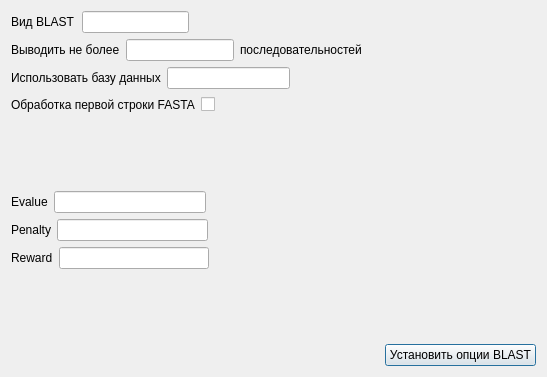
<?xml version="1.0" encoding="UTF-8"?>
<ui version="4.0">
 <class>OptionsDialog</class>
 <widget class="QDialog" name="OptionsDialog">
  <property name="geometry">
   <rect>
    <x>0</x>
    <y>0</y>
    <width>547</width>
    <height>377</height>
   </rect>
  </property>
  <property name="windowTitle">
   <string>Настройка опций BLAST</string>
  </property>
  <layout class="QHBoxLayout" name="horizontalLayout_17">
   <item>
    <layout class="QVBoxLayout" name="verticalLayout_8">
     <item>
      <layout class="QVBoxLayout" name="verticalLayout_5">
       <item>
        <layout class="QHBoxLayout" name="horizontalLayout_5"/>
       </item>
       <item>
        <layout class="QHBoxLayout" name="horizontalLayout_16">
         <item>
          <widget class="QLabel" name="label_15">
           <property name="text">
            <string>Вид BLAST</string>
           </property>
          </widget>
         </item>
         <item>
          <widget class="QLineEdit" name="programLineEdit"/>
         </item>
         <item>
          <spacer name="horizontalSpacer">
           <property name="orientation">
            <enum>Qt::Horizontal</enum>
           </property>
           <property name="sizeHint" stdset="0">
            <size>
             <width>40</width>
             <height>20</height>
            </size>
           </property>
          </spacer>
         </item>
         <item>
          <spacer name="horizontalSpacer_18">
           <property name="orientation">
            <enum>Qt::Horizontal</enum>
           </property>
           <property name="sizeHint" stdset="0">
            <size>
             <width>308</width>
             <height>20</height>
            </size>
           </property>
          </spacer>
         </item>
        </layout>
       </item>
       <item>
        <layout class="QHBoxLayout" name="horizontalLayout_10">
         <item>
          <widget class="QLabel" name="label_9">
           <property name="text">
            <string>Выводить не более</string>
           </property>
          </widget>
         </item>
         <item>
          <widget class="QLineEdit" name="hitlistSizeButton"/>
         </item>
         <item>
          <widget class="QLabel" name="label_10">
           <property name="text">
            <string>последовательностей</string>
           </property>
          </widget>
         </item>
         <item>
          <spacer name="horizontalSpacer_13">
           <property name="orientation">
            <enum>Qt::Horizontal</enum>
           </property>
           <property name="sizeHint" stdset="0">
            <size>
             <width>40</width>
             <height>20</height>
            </size>
           </property>
          </spacer>
         </item>
         <item>
          <spacer name="horizontalSpacer_12">
           <property name="orientation">
            <enum>Qt::Horizontal</enum>
           </property>
           <property name="sizeHint" stdset="0">
            <size>
             <width>40</width>
             <height>20</height>
            </size>
           </property>
          </spacer>
         </item>
        </layout>
       </item>
       <item>
        <layout class="QHBoxLayout" name="horizontalLayout_8">
         <item>
          <widget class="QLabel" name="label_7">
           <property name="text">
            <string>Использовать базу данных</string>
           </property>
          </widget>
         </item>
         <item>
          <widget class="QLineEdit" name="databaseLineEdit"/>
         </item>
         <item>
          <spacer name="horizontalSpacer_19">
           <property name="orientation">
            <enum>Qt::Horizontal</enum>
           </property>
           <property name="sizeHint" stdset="0">
            <size>
             <width>40</width>
             <height>20</height>
            </size>
           </property>
          </spacer>
         </item>
         <item>
          <spacer name="horizontalSpacer_5">
           <property name="orientation">
            <enum>Qt::Horizontal</enum>
           </property>
           <property name="sizeHint" stdset="0">
            <size>
             <width>40</width>
             <height>20</height>
            </size>
           </property>
          </spacer>
         </item>
        </layout>
       </item>
       <item>
        <layout class="QHBoxLayout" name="horizontalLayout_9">
         <item>
          <widget class="QLabel" name="label_8">
           <property name="text">
            <string>Обработка первой строки FASTA</string>
           </property>
          </widget>
         </item>
         <item>
          <widget class="QCheckBox" name="parseCheckBox">
           <property name="layoutDirection">
            <enum>Qt::LeftToRight</enum>
           </property>
           <property name="text">
            <string/>
           </property>
           <property name="checked">
            <bool>false</bool>
           </property>
          </widget>
         </item>
         <item>
          <spacer name="horizontalSpacer_6">
           <property name="orientation">
            <enum>Qt::Horizontal</enum>
           </property>
           <property name="sizeHint" stdset="0">
            <size>
             <width>98</width>
             <height>20</height>
            </size>
           </property>
          </spacer>
         </item>
        </layout>
       </item>
      </layout>
     </item>
     <item>
      <spacer name="verticalSpacer_2">
       <property name="orientation">
        <enum>Qt::Vertical</enum>
       </property>
       <property name="sizeHint" stdset="0">
        <size>
         <width>20</width>
         <height>28</height>
        </size>
       </property>
      </spacer>
     </item>
     <item>
      <layout class="QHBoxLayout" name="horizontalLayout_11">
       <item>
        <widget class="QLabel" name="label_11">
         <property name="text">
          <string>Evalue</string>
         </property>
        </widget>
       </item>
       <item>
        <widget class="QLineEdit" name="evalueField"/>
       </item>
       <item>
        <spacer name="horizontalSpacer_7">
         <property name="orientation">
          <enum>Qt::Horizontal</enum>
         </property>
         <property name="sizeHint" stdset="0">
          <size>
           <width>178</width>
           <height>20</height>
          </size>
         </property>
        </spacer>
       </item>
       <item>
        <spacer name="horizontalSpacer_17">
         <property name="orientation">
          <enum>Qt::Horizontal</enum>
         </property>
         <property name="sizeHint" stdset="0">
          <size>
           <width>40</width>
           <height>20</height>
          </size>
         </property>
        </spacer>
       </item>
      </layout>
     </item>
     <item>
      <layout class="QVBoxLayout" name="verticalLayout_6">
       <item>
        <layout class="QHBoxLayout" name="horizontalLayout_12">
         <item>
          <widget class="QLabel" name="label_12">
           <property name="text">
            <string>Penalty</string>
           </property>
          </widget>
         </item>
         <item>
          <widget class="QLineEdit" name="penaltyField"/>
         </item>
         <item>
          <spacer name="horizontalSpacer_14">
           <property name="orientation">
            <enum>Qt::Horizontal</enum>
           </property>
           <property name="sizeHint" stdset="0">
            <size>
             <width>40</width>
             <height>20</height>
            </size>
           </property>
          </spacer>
         </item>
         <item>
          <spacer name="horizontalSpacer_8">
           <property name="orientation">
            <enum>Qt::Horizontal</enum>
           </property>
           <property name="sizeHint" stdset="0">
            <size>
             <width>178</width>
             <height>20</height>
            </size>
           </property>
          </spacer>
         </item>
        </layout>
       </item>
       <item>
        <layout class="QHBoxLayout" name="horizontalLayout_13">
         <item>
          <widget class="QLabel" name="label_13">
           <property name="text">
            <string>Reward</string>
           </property>
          </widget>
         </item>
         <item>
          <widget class="QLineEdit" name="rewardField"/>
         </item>
         <item>
          <spacer name="horizontalSpacer_15">
           <property name="orientation">
            <enum>Qt::Horizontal</enum>
           </property>
           <property name="sizeHint" stdset="0">
            <size>
             <width>40</width>
             <height>20</height>
            </size>
           </property>
          </spacer>
         </item>
         <item>
          <spacer name="horizontalSpacer_9">
           <property name="orientation">
            <enum>Qt::Horizontal</enum>
           </property>
           <property name="sizeHint" stdset="0">
            <size>
             <width>178</width>
             <height>20</height>
            </size>
           </property>
          </spacer>
         </item>
        </layout>
       </item>
      </layout>
     </item>
     <item>
      <spacer name="verticalSpacer_4">
       <property name="orientation">
        <enum>Qt::Vertical</enum>
       </property>
       <property name="sizeHint" stdset="0">
        <size>
         <width>20</width>
         <height>28</height>
        </size>
       </property>
      </spacer>
     </item>
     <item>
      <layout class="QHBoxLayout" name="horizontalLayout_15">
       <item>
        <spacer name="horizontalSpacer_11">
         <property name="orientation">
          <enum>Qt::Horizontal</enum>
         </property>
         <property name="sizeHint" stdset="0">
          <size>
           <width>88</width>
           <height>20</height>
          </size>
         </property>
        </spacer>
       </item>
       <item>
        <widget class="QPushButton" name="setOptionsButton">
         <property name="text">
          <string>Установить опции BLAST</string>
         </property>
        </widget>
       </item>
      </layout>
     </item>
    </layout>
   </item>
  </layout>
 </widget>
 <resources/>
 <connections/>
</ui>
